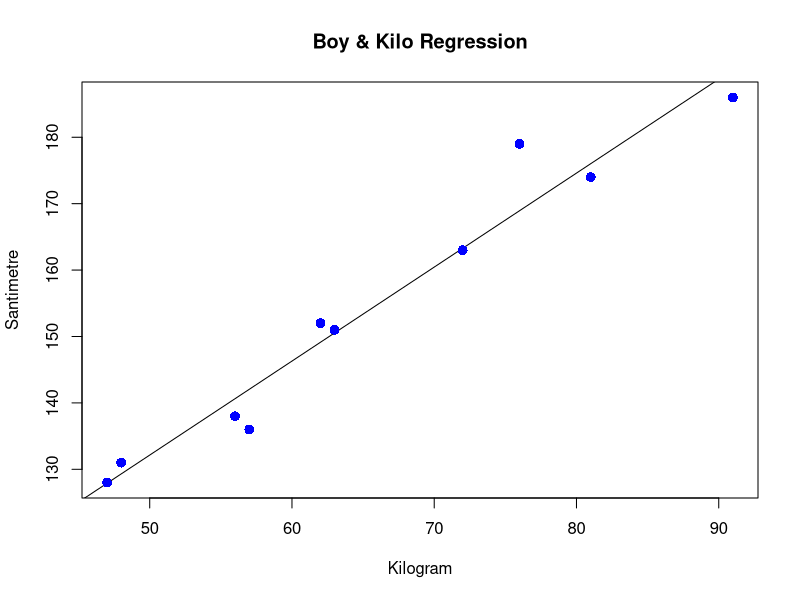

The R script that drew this image:
x <- c(151, 174, 138, 186, 128, 136, 179, 163, 152, 131)
y <- c(63, 81, 56, 91, 47, 57, 76, 72, 62, 48)

LineerRegresyon <- lm(y~x)

print(LineerRegresyon)

png(file = "LineerRegresyon.png")

plot(y,x,col = "blue",main = "Boy & Kilo Regression",
abline(lm(x~y)),cex = 1.3,pch = 16,xlab = "Kilogram",ylab = "Santimetre")

dev.off()

